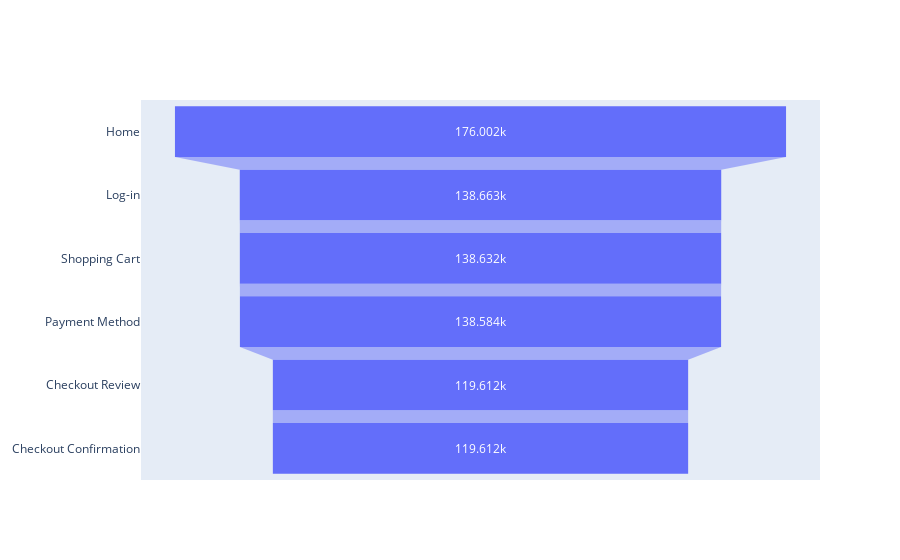

Notebook code cell kept with this figure:
### Markdown cell above
vip 거의 모두 정상적인 흐름을 따른다.

### Code cell
# plain 은?
plain = df[df['fullVisitorId'].isin(plain_ids)]
plain = plain[plain['totals_totalTransactionRevenue'] != 0]

selected = plain.groupby('visitId').filter(lambda x: ("Home" in x['hits_page_pageTitle'].values))
home = selected['visitId'].count()

selected = selected.groupby('visitId').filter(lambda x: ("The Google Merchandise Store - Log In" in x['hits_page_pageTitle'].values))
login = selected['visitId'].count()

selected = selected.groupby('visitId').filter(lambda x: ("Shopping Cart" in x['hits_page_pageTitle'].values))
cart = selected['visitId'].count()

selected = selected.groupby('visitId').filter(lambda x: ("Payment Method" in x['hits_page_pageTitle'].values))
payment = selected['visitId'].count()

selected = selected.groupby('visitId').filter(lambda x: ("Checkout Review" in x['hits_page_pageTitle'].values))
review = selected['visitId'].count()

selected = selected.groupby('visitId').filter(lambda x: ("Checkout Confirmation" in x['hits_page_pageTitle'].values))
confirmation = selected['visitId'].count()

# 퍼널 분석 시각화
result = pd.DataFrame(columns=['stage', 'number'])
stages =["Home", "Log-in", "Shopping Cart", "Payment Method", "Checkout Review", "Checkout Confirmation"]
numbers =[home, login, cart, payment, review, confirmation]

from plotly import graph_objects as go

fig = go.Figure(go.Funnel(
    y = stages,
    x = numbers))

fig.show()

### Figure 1 — Plotly figure (JSON) as saved in the notebook; plotly's stock layout.template omitted (floating-point values rounded to 4 significant figures)
{"data": [{"type": "funnel", "x": [176002, 138663, 138632, 138584, 119612, 119612], "y": ["Home", "Log-in", "Shopping Cart", "Payment Method", "Checkout Review", "Checkout Confirmation"]}], "layout": {}}
